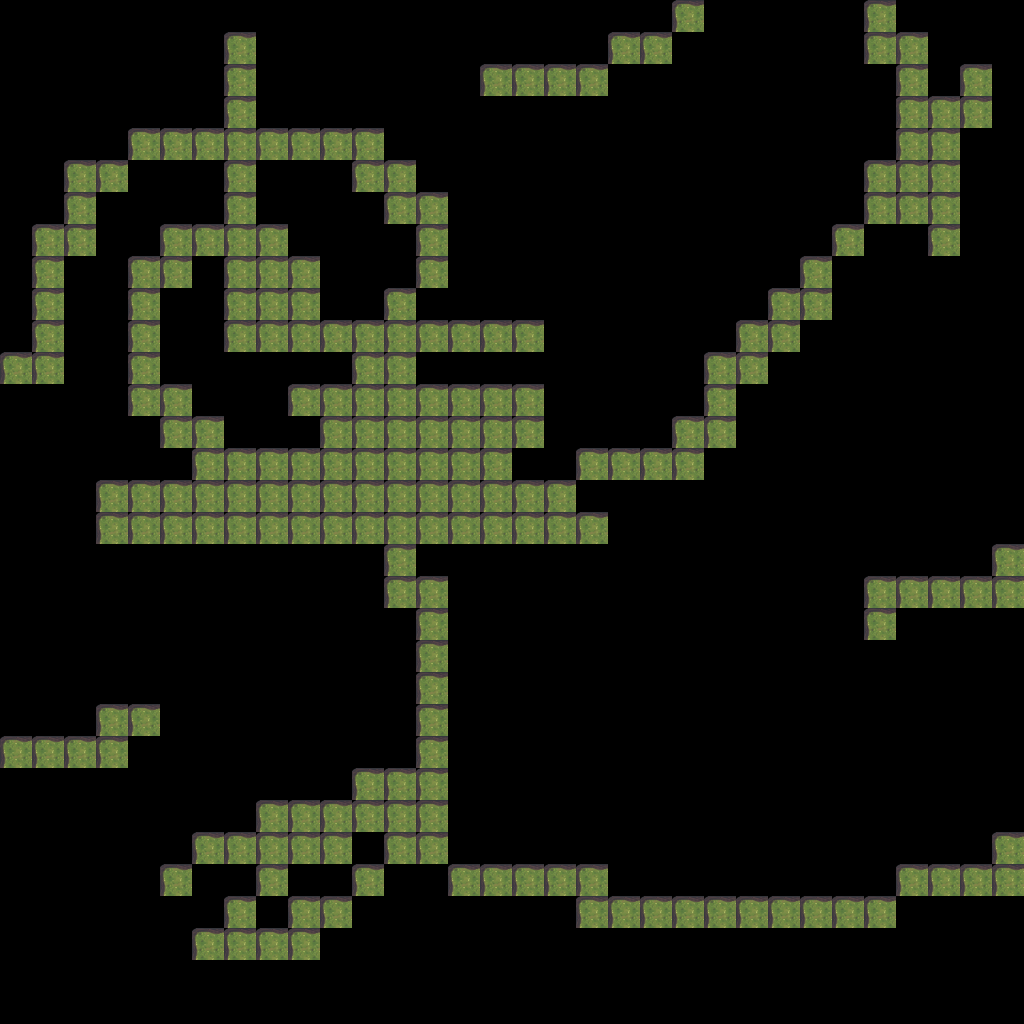

A level layout from a 2D game, rendered from its tile map. Below: a short description, then the map file with its tile-grid data intact:
An orthogonal 32x32 tile map with 32x32 px tiles, 1 tile layer (Tile Layer 1).

<map version="1.0" orientation="orthogonal" renderorder="right-down" width="32" height="32" tilewidth="32" tileheight="32" nextobjectid="1">
 <tileset firstgid="1" name="forestTiles" tilewidth="32" tileheight="32" tilecount="1" columns="1">
  <image source="grasstilesample.png" width="48" height="48" />
 </tileset>
 <layer name="Tile Layer 1" width="32" height="32">
  <data encoding="csv">
0,0,0,0,0,0,0,0,0,0,0,0,0,0,0,0,0,0,0,0,0,1,0,0,0,0,0,1,0,0,0,0,
0,0,0,0,0,0,0,1,0,0,0,0,0,0,0,0,0,0,0,1,1,0,0,0,0,0,0,1,1,0,0,0,
0,0,0,0,0,0,0,1,0,0,0,0,0,0,0,1,1,1,1,0,0,0,0,0,0,0,0,0,1,0,1,0,
0,0,0,0,0,0,0,1,0,0,0,0,0,0,0,0,0,0,0,0,0,0,0,0,0,0,0,0,1,1,1,0,
0,0,0,0,1,1,1,1,1,1,1,1,0,0,0,0,0,0,0,0,0,0,0,0,0,0,0,0,1,1,0,0,
0,0,1,1,0,0,0,1,0,0,0,1,1,0,0,0,0,0,0,0,0,0,0,0,0,0,0,1,1,1,0,0,
0,0,1,0,0,0,0,1,0,0,0,0,1,1,0,0,0,0,0,0,0,0,0,0,0,0,0,1,1,1,0,0,
0,1,1,0,0,1,1,1,1,0,0,0,0,1,0,0,0,0,0,0,0,0,0,0,0,0,1,0,0,1,0,0,
0,1,0,0,1,1,0,1,1,1,0,0,0,1,0,0,0,0,0,0,0,0,0,0,0,1,0,0,0,0,0,0,
0,1,0,0,1,0,0,1,1,1,0,0,1,0,0,0,0,0,0,0,0,0,0,0,1,1,0,0,0,0,0,0,
0,1,0,0,1,0,0,1,1,1,1,1,1,1,1,1,1,0,0,0,0,0,0,1,1,0,0,0,0,0,0,0,
1,1,0,0,1,0,0,0,0,0,0,1,1,0,0,0,0,0,0,0,0,0,1,1,0,0,0,0,0,0,0,0,
0,0,0,0,1,1,0,0,0,1,1,1,1,1,1,1,1,0,0,0,0,0,1,0,0,0,0,0,0,0,0,0,
0,0,0,0,0,1,1,0,0,0,1,1,1,1,1,1,1,0,0,0,0,1,1,0,0,0,0,0,0,0,0,0,
0,0,0,0,0,0,1,1,1,1,1,1,1,1,1,1,0,0,1,1,1,1,0,0,0,0,0,0,0,0,0,0,
0,0,0,1,1,1,1,1,1,1,1,1,1,1,1,1,1,1,0,0,0,0,0,0,0,0,0,0,0,0,0,0,
0,0,0,1,1,1,1,1,1,1,1,1,1,1,1,1,1,1,1,0,0,0,0,0,0,0,0,0,0,0,0,0,
0,0,0,0,0,0,0,0,0,0,0,0,1,0,0,0,0,0,0,0,0,0,0,0,0,0,0,0,0,0,0,1,
0,0,0,0,0,0,0,0,0,0,0,0,1,1,0,0,0,0,0,0,0,0,0,0,0,0,0,1,1,1,1,1,
0,0,0,0,0,0,0,0,0,0,0,0,0,1,0,0,0,0,0,0,0,0,0,0,0,0,0,1,0,0,0,0,
0,0,0,0,0,0,0,0,0,0,0,0,0,1,0,0,0,0,0,0,0,0,0,0,0,0,0,0,0,0,0,0,
0,0,0,0,0,0,0,0,0,0,0,0,0,1,0,0,0,0,0,0,0,0,0,0,0,0,0,0,0,0,0,0,
0,0,0,1,1,0,0,0,0,0,0,0,0,1,0,0,0,0,0,0,0,0,0,0,0,0,0,0,0,0,0,0,
1,1,1,1,0,0,0,0,0,0,0,0,0,1,0,0,0,0,0,0,0,0,0,0,0,0,0,0,0,0,0,0,
0,0,0,0,0,0,0,0,0,0,0,1,1,1,0,0,0,0,0,0,0,0,0,0,0,0,0,0,0,0,0,0,
0,0,0,0,0,0,0,0,1,1,1,1,1,1,0,0,0,0,0,0,0,0,0,0,0,0,0,0,0,0,0,0,
0,0,0,0,0,0,1,1,1,1,1,0,1,1,0,0,0,0,0,0,0,0,0,0,0,0,0,0,0,0,0,1,
0,0,0,0,0,1,0,0,1,0,0,1,0,0,1,1,1,1,1,0,0,0,0,0,0,0,0,0,1,1,1,1,
0,0,0,0,0,0,0,1,0,1,1,0,0,0,0,0,0,0,1,1,1,1,1,1,1,1,1,1,0,0,0,0,
0,0,0,0,0,0,1,1,1,1,0,0,0,0,0,0,0,0,0,0,0,0,0,0,0,0,0,0,0,0,0,0,
0,0,0,0,0,0,0,0,0,0,0,0,0,0,0,0,0,0,0,0,0,0,0,0,0,0,0,0,0,0,0,0,
0,0,0,0,0,0,0,0,0,0,0,0,0,0,0,0,0,0,0,0,0,0,0,0,0,0,0,0,0,0,0,0
</data>
 </layer>
</map>